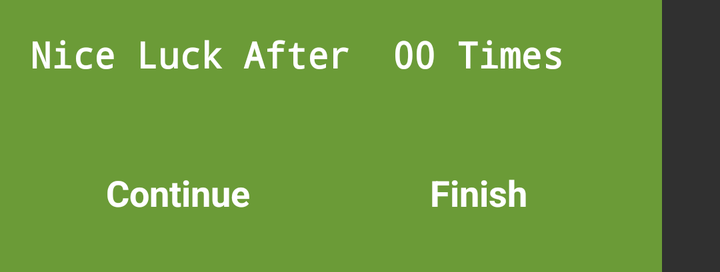
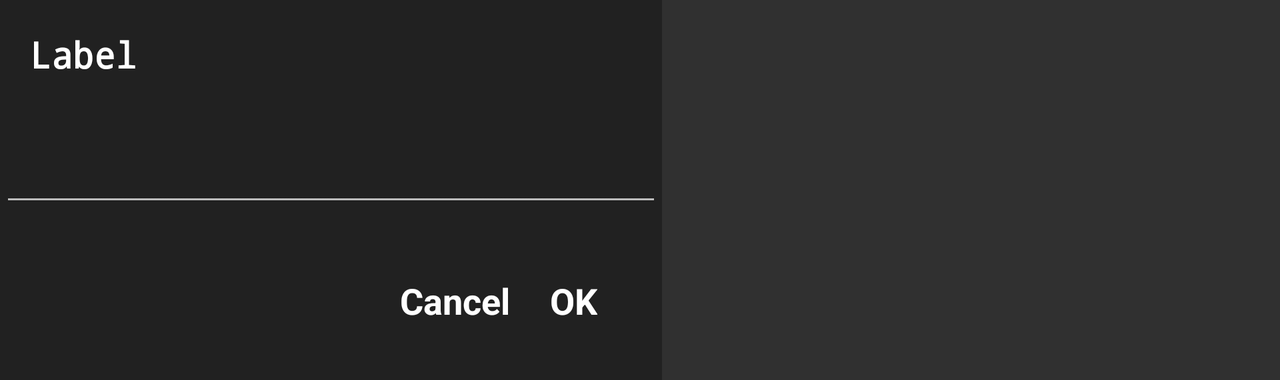

An Android layout and its configuration variant, each rendered on a device that would load it. The default file and the variant file are quoted in full after the pictures.
<!-- AndroidManifest.xml: application theme Theme.AppCompat.NoActionBar -->
<!-- res/layout/dialog_signin.xml -->
<?xml version="1.0" encoding="utf-8"?>
<LinearLayout xmlns:android="http://schemas.android.com/apk/res/android"
    xmlns:tools="http://schemas.android.com/tools"
    android:orientation="vertical"
    android:layout_width="wrap_content"
    android:layout_height="wrap_content"
    android:background="@color/colorPrimaryDark"
    android:clipToPadding="false"
    android:weightSum="1">

    <TextView
        android:id="@+id/Labeltext"
        android:layout_width="331dp"
        android:layout_height="wrap_content"
        android:fontFamily="monospace"
        android:padding="15dp"
        android:text="Nice Luck After  00 Times"
        android:textAllCaps="false"
        android:textColor="@android:color/background_light"
        android:textSize="18sp"
        android:textStyle="normal|bold" />

    <LinearLayout
        android:layout_width="318dp"
        android:layout_height="82dp"
        android:layout_gravity="right"
        android:orientation="horizontal"
        android:weightSum="1">

        <TextView
            android:id="@+id/cancelButton"
            android:layout_width="wrap_content"
            android:layout_height="52dp"
            android:layout_marginLeft="30dp"
            android:layout_marginRight="0dp"
            android:layout_marginTop="20dp"
            android:clickable="true"
            android:padding="10dp"
            android:text="Continue"
            android:textColor="@android:color/background_light"
            android:textSize="18sp"
            android:textStyle="normal|bold" />

        <TextView
            android:id="@+id/okButton"
            android:layout_width="wrap_content"
            android:layout_height="wrap_content"
            android:layout_marginEnd="50dp"
            android:layout_marginLeft="10dp"
            android:layout_marginRight="50dp"
            android:layout_marginStart="70dp"
            android:layout_marginTop="20dp"
            android:layout_weight="0.19"
            android:clickable="true"
            android:elevation="0dp"
            android:padding="10dp"
            android:text="Finish"
            android:textColor="@android:color/background_light"
            android:textSize="18sp"
            android:textStyle="normal|bold" />
    </LinearLayout>

</LinearLayout>
<!-- resources referenced by this layout -->
<resources>
  <color name="colorPrimaryDark">#6b9b37</color>
</resources>
<!-- res/layout-land/dialog_signin.xml (the repository's variant of the layout above) -->
<!-- drawn on the phone turned sideways -->
<?xml version="1.0" encoding="utf-8"?>
<LinearLayout xmlns:android="http://schemas.android.com/apk/res/android"
    xmlns:tools="http://schemas.android.com/tools"
    android:orientation="vertical"
    android:layout_width="wrap_content"
    android:layout_height="wrap_content"
    android:background="?android:attr/colorEdgeEffect"
    android:clipToPadding="false"
    android:weightSum="1">

    <TextView
        android:text="Label"
        android:layout_width="331dp"
        android:layout_height="wrap_content"
        android:id="@+id/Labeltext"
        android:textSize="18sp"
        android:textColor="@android:color/background_light"
        android:textAllCaps="false"
        android:padding="15dp"
        android:fontFamily="monospace"
        android:textStyle="normal|bold" />

    <EditText
        android:layout_width="match_parent"
        android:layout_height="54dp"
        android:inputType="textPersonName"
        android:ems="10"
        android:id="@+id/getLabel"
        android:padding="10dp"
        android:textColor="@android:color/white" />

    <LinearLayout
        android:layout_width="141dp"
        android:layout_height="82dp"
        android:layout_gravity="right"
        android:orientation="horizontal"
        android:weightSum="1">

        <TextView
            android:text="Cancel"
            android:id="@+id/cancelButton"
            android:textColor="@android:color/background_light"
            android:textStyle="normal|bold"
            android:textSize="18sp"
            android:padding="10dp"
            android:layout_width="wrap_content"
            android:layout_height="52dp"
            android:clickable="true"
            android:layout_marginTop="20dp" />

        <TextView
            android:text="OK"
            android:id="@+id/okButton"
            android:textColor="@android:color/background_light"
            android:textStyle="normal|bold"
            android:textSize="18sp"
            android:padding="10dp"
            android:layout_height="wrap_content"
            android:layout_width="wrap_content"
            android:elevation="0dp"
            android:layout_marginRight="10dp"
            android:clickable="true"
            android:layout_marginTop="20dp" />
    </LinearLayout>

</LinearLayout>
<!-- resources referenced by the variant -->
<!-- as the phone turned sideways resolves them -->
<resources>

</resources>
